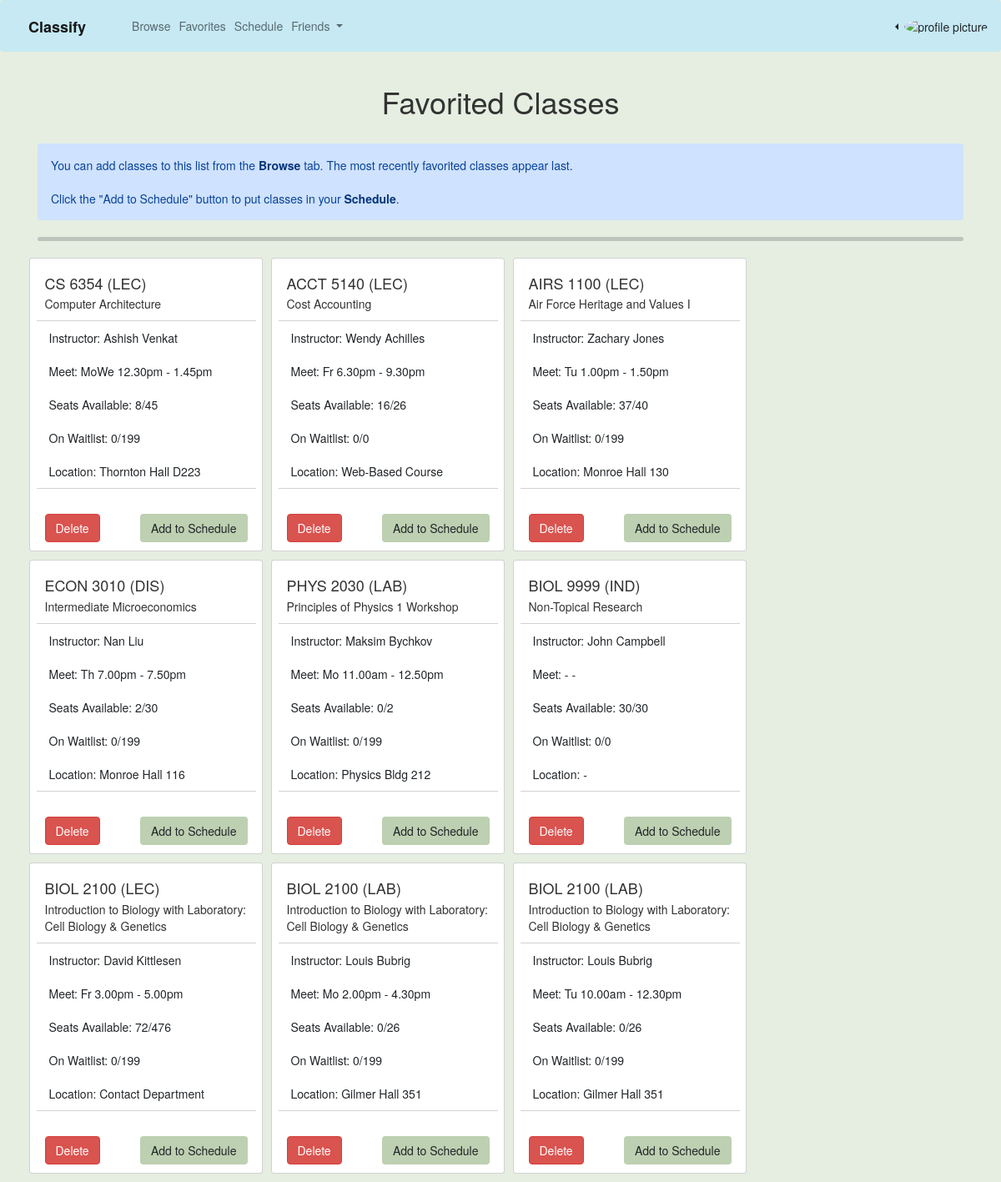
Before: /user (signed in) with the older database file.
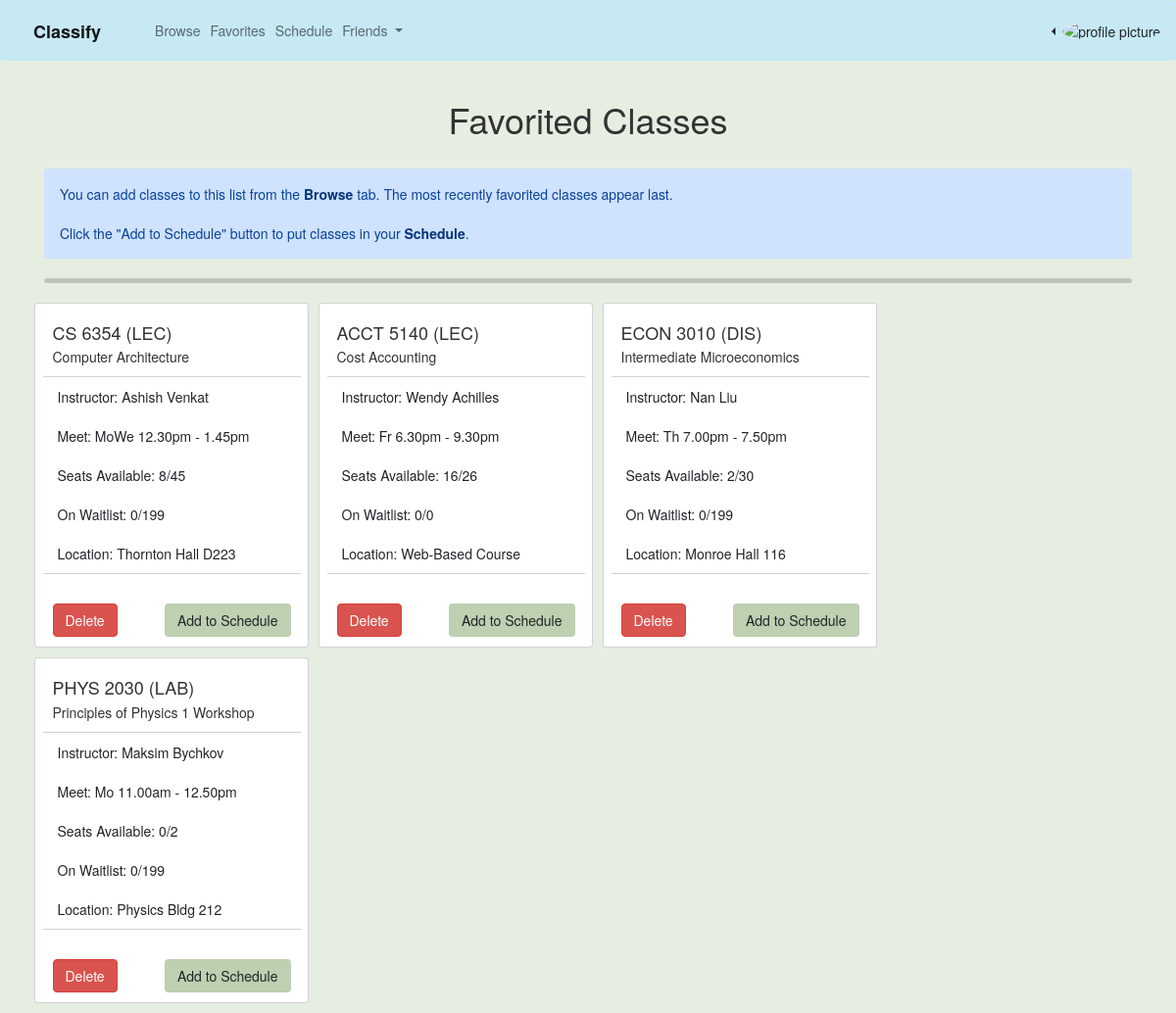
After: the same page with the newer database file.
### classify/models.py (models this page shows, shortened)
class Class(models.Model):
    instructor_name = models.CharField(max_length=200, default="")
    instructor_email = models.CharField(max_length=200, default="")
    course_number = models.IntegerField(default = 0)
    semester_code = models.IntegerField(default = 0)
    course_section = models.CharField(max_length=200, default="")
    subject = models.CharField(max_length=10, default="")
    catalog_number = models.CharField(max_length=200, default="")
    description = models.CharField(max_length=5000, default="")
    units = models.CharField(max_length=10, default="")
    component = models.CharField(max_length=10, default="")
    class_capacity = models.IntegerField(default = 0)
    wait_list = models.IntegerField(default = 0)
    wait_cap = models.IntegerField(default = 0)
    enrollment_total = models.IntegerField(default = 0)
    enrollment_available = models.IntegerField(default = 0)
    topic = models.CharField(max_length=200, default="")
    meetings_days = models.CharField(max_length=15, default="")
    meetings_start_time = models.SlugField(max_length = 10, default="")
    meetings_end_time = models.SlugField(max_length = 10, default="")
    facility_description = models.CharField(max_length=50, default="")

### classify/views.py (the view, shortened to what this page needs)
# urls.py: path('user', views.user, name='user'),
def user(request):
    if (request.user.is_authenticated):
        schedule = ScheduleForm(instance=request.user.profile.schedule)
        profile = ProfileForm(instance=request.user.profile)
        conflict = False
        return render(request, 'classify/user.html', {"user":request.user, "profile":profile, "schedule":schedule, "conflict":conflict})
    else:
        return redirect("/accounts/google/login/")

### classify/templates/classify/user.html (shortened to what this page needs)
{% load socialaccount %}
{% load bootstrap5 %}
{% load static %}
<!doctype html>
<html lang="en">
  <head>
    <link href="https://cdn.jsdelivr.net/npm/bootstrap@5.2.2/dist/css/bootstrap.min.css" rel="stylesheet">
    <link href="https://netdna.bootstrapcdn.com/bootstrap/3.3.5/css/bootstrap.min.css" rel="stylesheet">
  </head>
  <nav class="navbar navbar-expand-lg" style="background-color: #C6E9F4;">
    <div class="container-fluid">
      <a class="navbar-brand" href="/classify">&emsp;<b>Classify</b>&nbsp;&nbsp;</a>
      <div class="collapse navbar-collapse" id="navbarNavDropdown">
        <ul class="navbar-nav">
          <li class="nav-item">
            <a class="nav-link" href="/classify">Browse</a>
          </li>
          <li class="nav-item">
            <a class="nav-link" href="/classify/user">Favorites</a>
          </li>
          <li class="nav-item">
            <a class="nav-link" href="/classify/user/schedule">Schedule</a>
          </li>
          <li class="nav-item dropdown">
            <a class="nav-link dropdown-toggle" href="#" role="button" data-bs-toggle="dropdown" aria-expanded="false">
              Friends
            </a>
          </li>
        </ul>
      </div>
      <div class="btn-group dropstart">
        <a href="#" class="d-block link-dark text-decoration-none dropdown-toggle" id="dropdownUser1" data-bs-toggle="dropdown" aria-expanded="false">
          <img src="{{ user.socialaccount_set.all.0.get_avatar_url }}" alt="profile picture" width="32" height="32" class="rounded-circle">
        </a>
      </div>
    </div>
  </nav>
  <body>
    {% if user.is_authenticated %}
      <div class="container">
        <h1 class="text-center">Favorited Classes</h1>
        <br>
        <div class="alert alert-primary" role="alert" >
          You can add classes to this list from the <a href="/classify" class="alert-link">Browse</a> tab. The most recently favorited classes appear last.
          <br><br>
          Click the "Add to Schedule" button to put classes in your <a href="/classify/user/schedule" class="alert-link">Schedule</a>.
        </div>
        <hr class="rounded">
      </div>
      <div class="container">
        <form method="post">
          <div class="row">
            {% for p in user.profile.courses.all %}
                <div class="card" style="width: 28rem;">
                  <div class="card-body">
                    <h4 class="card-title">{{ p.subject }} {{ p.catalog_number }} ({{ p.component }})</h4>
                    <p class="card-text">{{p.description}}</p>
                  </div>
                  <ul class="list-group list-group-flush">
                    <li class="list-group-item">Instructor: {{ p.instructor_name }}</li>
                    <li class="list-group-item">Meet: {{ p.meetings_days }} {{ p.meetings_start_time }} - {{ p.meetings_end_time }}</li>
                    <li class="list-group-item">Seats Available: {{ p.enrollment_available }}/{{ p.class_capacity }}</li>
                    <li class="list-group-item">On Waitlist: {{ p.wait_list }}/{{ p.wait_cap }}</li>
                    <li class="list-group-item">Location: {{ p.facility_description }}</li>
                  </ul>
                  <div class="card-body d-flex justify-content-between">
                    <button type = "submit" class="btn btn-danger" name = "delete_course" value={{p.course_number}} onclick="return confirm('The corresponding course in your schedule will also be deleted, are you sure to do that?')">Delete</button>
                    <button type = "submit" class="btn" style="background-color: #bdd0b1;" name = "add_to_schedule" value={{p.course_number}}>Add to Schedule</button>
                  </div>
                </div>
            {% endfor %}
          </div>
        </form>
      </div>
    {% else %}
      <a href="{% provider_login_url 'google' %}">Login with Google</a>
    {% endif %}
  </body>
</html>

Changed rows visible on the page:
no longer on this page (row unchanged): Class: subject "AIRS", catalog_number "1100", component "LEC", description "Air Force Heritage and Values I", instructor_name "Zachary Jones", meetings_days "Tu", meetings_start_time "1.00pm", meetings_end_time "1.50pm", enrollment_available "37", class_capacity "40", wait_list "0", wait_cap "199", facility_description "Monroe Hall 130", {{ p.course_number }} 17631 (drawn)
removed Class: subject "BIOL", catalog_number "9999", component "IND", description "Non-Topical Research", instructor_name "John Campbell", meetings_days "-", enrollment_available "30", class_capacity "30", wait_list "0", wait_cap "0", facility_description "-", {{ p.course_number }} 12768 (drawn)
removed Class: subject "BIOL", catalog_number "2100", component "LEC", description "Introduction to Biology with Laboratory: Cell Biology & Genetics", instructor_name "David Kittlesen", meetings_days "Fr", meetings_start_time "3.00pm", meetings_end_time "5.00pm", enrollment_available "72", class_capacity "476", wait_list "0", wait_cap "199", facility_description "Contact Department", {{ p.course_number }} 10935 (drawn)
removed Class: subject "BIOL", catalog_number "2100", component "LAB", description "Introduction to Biology with Laboratory: Cell Biology & Genetics", instructor_name "Louis Bubrig", meetings_days "Mo", meetings_start_time "2.00pm", meetings_end_time "4.30pm", enrollment_available "0", class_capacity "26", wait_list "0", wait_cap "199", facility_description "Gilmer Hall 351", {{ p.course_number }} 12013 (drawn)
removed Class: subject "BIOL", catalog_number "2100", component "LAB", description "Introduction to Biology with Laboratory: Cell Biology & Genetics", instructor_name "Louis Bubrig", meetings_days "Tu", meetings_start_time "10.00am", meetings_end_time "12.30pm", enrollment_available "0", class_capacity "26", wait_list "0", wait_cap "199", facility_description "Gilmer Hall 351", {{ p.course_number }} 12018 (drawn)
